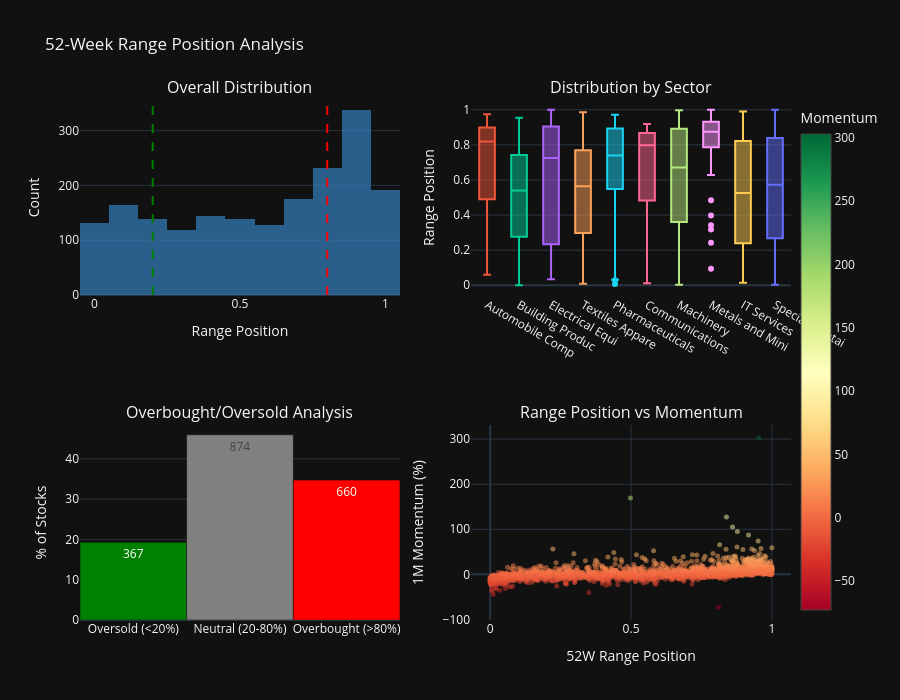

This figure's notebook cell:
### Code cell
create_52w_range_distribution(df).show()
